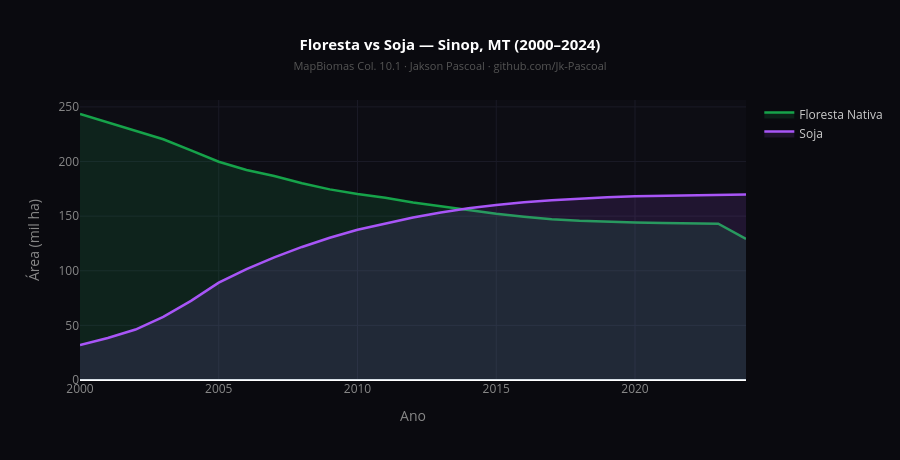

Here is the notebook cell this chart was saved with:
### Code cell
# ── Versão interativa Plotly → salvar como HTML (sem kaleido) ───────────────
fig_pl = go.Figure()

fig_pl.add_trace(go.Scatter(
    x=anos, y=f_mil, name='Floresta Nativa',
    line=dict(color='#16a34a', width=2.5),
    fill='tozeroy', fillcolor='rgba(22,163,74,0.15)',
    hovertemplate='%{x}: <b>%{y:.1f}k ha</b><extra>Floresta</extra>',
))
fig_pl.add_trace(go.Scatter(
    x=anos, y=s_mil, name='Soja',
    line=dict(color='#a855f7', width=2.5),
    fill='tozeroy', fillcolor='rgba(168,85,247,0.12)',
    hovertemplate='%{x}: <b>%{y:.1f}k ha</b><extra>Soja</extra>',
))
fig_pl.update_layout(
    paper_bgcolor='#0a0a0f', plot_bgcolor='#0d0d14',
    title=dict(
        text='<b>Floresta vs Soja — Sinop, MT (2000–2024)</b><br>'
             '<span style="font-size:11px;color:#555">'
             'MapBiomas Col. 10.1 · Jakson Pascoal · github.com/Jk-Pascoal</span>',
        x=0.5, font=dict(size=15, color='#fff'),
    ),
    xaxis=dict(title='Ano', gridcolor='#1a1a26', color='#888', tickfont=dict(color='#888')),
    yaxis=dict(title='Área (mil ha)', gridcolor='#1a1a26', color='#888', tickfont=dict(color='#888')),
    legend=dict(bgcolor='rgba(0,0,0,0)', font=dict(color='#ccc')),
    hovermode='x unified',
    height=460,
)
fig_pl.show()

out_html = ASSETS / 'floresta_vs_soja_temporal.html'
fig_pl.write_html(str(out_html), include_plotlyjs='cdn')
print(f'✅ HTML interativo salvo: {out_html}')

### Figure 1 — Plotly figure (JSON) as saved in the notebook; plotly's stock layout.template omitted (floating-point values rounded to 4 significant figures)
{"data": [{"fill": "tozeroy", "fillcolor": "rgba(22,163,74,0.15)", "hovertemplate": "%{x}: <b>%{y:.1f}k ha</b><extra>Floresta</extra>", "line": {"color": "#16a34a", "width": 2.5}, "name": "Floresta Nativa", "type": "scatter", "x": [2000, 2001, 2002, 2003, 2004, 2005, 2006, 2007, 2008, 2009, 2010, 2011, 2012, 2013, 2014, 2015, 2016, 2017, 2018, 2019, 2020, 2021, 2022, 2023, 2024], "y": [243.5, 235.8, 228.1, 220.4, 210.2, 199.8, 192.3, 186.7, 180.1, 174.5, 170.2, 166.8, 162.4, 158.9, 155.3, 152.1, 149.4, 147.2, 145.8, 144.9, 144.2, 143.8, 143.5, 143.1, 129.2]}, {"fill": "tozeroy", "fillcolor": "rgba(168,85,247,0.12)", "hovertemplate": "%{x}: <b>%{y:.1f}k ha</b><extra>Soja</extra>", "line": {"color": "#a855f7", "width": 2.5}, "name": "Soja", "type": "scatter", "x": [2000, 2001, 2002, 2003, 2004, 2005, 2006, 2007, 2008, 2009, 2010, 2011, 2012, 2013, 2014, 2015, 2016, 2017, 2018, 2019, 2020, 2021, 2022, 2023, 2024], "y": [32.0, 38.5, 46.2, 57.8, 72.4, 89.1, 101.5, 112.3, 121.8, 130.2, 137.6, 143.1, 148.7, 153.4, 157.2, 160.1, 162.8, 164.5, 166.2, 167.4, 168.1, 168.6, 169.0, 169.4, 169.9]}], "layout": {"height": 460, "hovermode": "x unified", "legend": {"bgcolor": "rgba(0,0,0,0)", "font": {"color": "#ccc"}}, "paper_bgcolor": "#0a0a0f", "plot_bgcolor": "#0d0d14", "title": {"font": {"color": "#fff", "size": 15}, "text": "<b>Floresta vs Soja — Sinop, MT (2000–2024)</b><br><span style=\"font-size:11px;color:#555\">MapBiomas Col. 10.1 · Jakson Pascoal · github.com/Jk-Pascoal</span>", "x": 0.5}, "xaxis": {"color": "#888", "gridcolor": "#1a1a26", "tickfont": {"color": "#888"}, "title": {"text": "Ano"}}, "yaxis": {"color": "#888", "gridcolor": "#1a1a26", "tickfont": {"color": "#888"}, "title": {"text": "Área (mil ha)"}}}}
